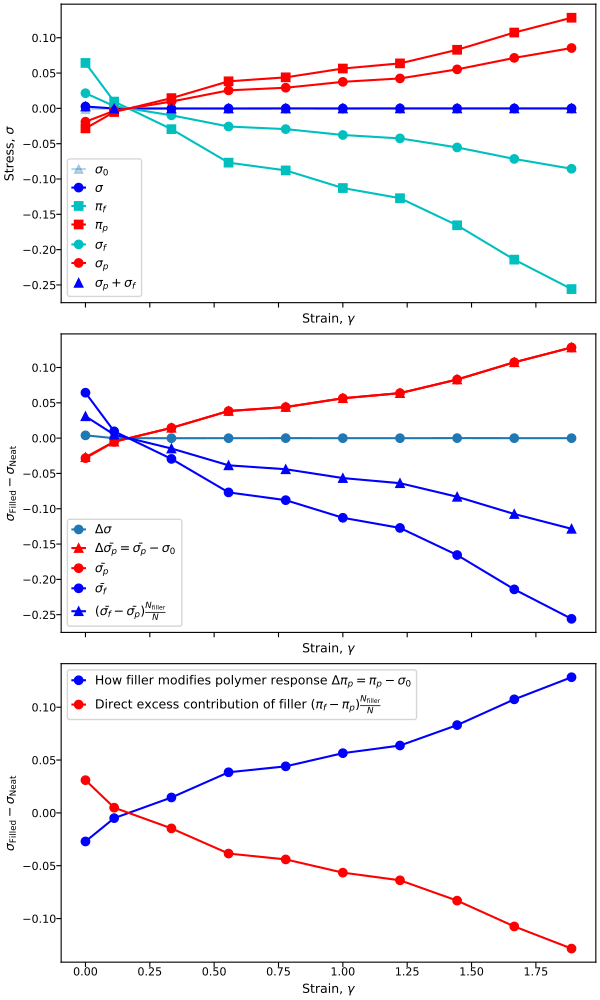

This chart was generated by the following Python code:
#!/usr/bin/env python3
# -*- coding: utf-8 -*-
"""
created on Fri March 3 05:48:00 2023

@author: pierrekawak
"""

import sys
import numpy as np
import matplotlib.pyplot as plt
import matplotlib
#matplotlib.use('tkagg')
import pandas as pd

# figure settings
test = 1
fontsize  = 9
labelsize = 8
figsize   = (2.65, 2.6)
bin       = 1
num_bins  = 200
pt_to_in  = 72
figsize   = (180/pt_to_in, 190/pt_to_in)
neat_marker = "^"
filled_marker = "o"

# constants
Npolymer = 102500
Nfiller  = 51450
Ntotal   = Npolymer+Nfiller

neat_file_name   = "../data_files/neat_deform_dataframe.out"
filled_file_name = "../data_files/filled_deform_dataframe.out"
neat_base_file_name   = "../data_files/neat_npt_dataframe.out"
filled_base_file_name = "../data_files/filled_npt_dataframe.out"

neat_df          = pd.read_csv(neat_file_name)
filled_df        = pd.read_csv(filled_file_name)
neat_base_df     = pd.read_csv(neat_base_file_name)
filled_base_df   = pd.read_csv(filled_base_file_name)
neat_df       ["pnorm"] = neat_df["v_pyy"] + neat_df["v_pzz"]
filled_df     ["pnorm"] = filled_df["v_pyy"] + filled_df["v_pzz"]
neat_base_df  ["pnorm"] = neat_base_df["v_pyy"] + neat_base_df["v_pzz"]
filled_base_df["pnorm"] = filled_base_df["v_pyy"] + filled_base_df["v_pzz"]

neat_base_df     = neat_base_df.mean()
filled_base_df   = filled_base_df.mean()

if bin:
  bins = np.linspace(np.amin(neat_df["Time"]), np.amax(neat_df["Time"])+1, int(len(neat_df["Time"])/num_bins))
  neat_df["Time_Binned"] = pd.cut(neat_df["Time"], bins, right=False)
  neat_df = neat_df.groupby("Time_Binned", as_index=False).mean()

  bins = np.linspace(np.amin(filled_df["Time"]), np.amax(filled_df["Time"])+1, int(len(filled_df["Time"])/num_bins))
  filled_df["Time_Binned"] = pd.cut(filled_df["Time"], bins, right=False)
  filled_df = filled_df.groupby("Time_Binned", as_index=False).mean()

neat_shear    = np.append(0, neat_df["v_shear_shift"])
filled_shear  = np.append(0, filled_df["v_shear_shift"])
neat_stress   = np.append(neat_base_df["pnorm"], neat_df["pnorm"])
filled_stress = np.append(filled_base_df["pnorm"], filled_df["pnorm"])

filled_polymer_pi = np.append(filled_base_df["c_pxx_polymer[2]"]/Npolymer + filled_base_df["c_pxx_polymer[3]"]/Npolymer, filled_df["c_pxx_polymer[2]"]/Npolymer + filled_df["c_pxx_polymer[3]"]/Npolymer)
filled_filler_pi  = np.append(filled_base_df["c_pxx_filler[2]"]/Nfiller   + filled_base_df["c_pxx_filler[3]"]/Nfiller  , filled_df["c_pxx_filler[2]"]/Nfiller   + filled_df["c_pxx_filler[3]"]/Nfiller  )

filled_polymer_stress = np.append(filled_base_df["c_pxx_polymer[2]"]/Ntotal + filled_base_df["c_pxx_polymer[3]"]/Ntotal, filled_df["c_pxx_polymer[2]"]/Ntotal + filled_df["c_pxx_polymer[3]"]/Ntotal)
filled_filler_stress  = np.append(filled_base_df["c_pxx_filler[2]"]/Ntotal   + filled_base_df["c_pxx_filler[3]"]/Ntotal  , filled_df["c_pxx_filler[2]"]/Ntotal   + filled_df["c_pxx_filler[3]"]/Ntotal  )

fig, axs = plt.subplots(3, 1, sharex=True, figsize=(6, 10), constrained_layout=test)

ax = axs[0]
ax.plot(neat_shear  , neat_stress  , marker=neat_marker, alpha=0.3, label=r"$\sigma_{0}$")
ax.plot(filled_shear, filled_stress        , marker=filled_marker, color='b', label=r"$\sigma$")
ax.plot(filled_shear, filled_filler_pi , marker='s', color='c', label=r"$\pi_{f}$")
ax.plot(filled_shear, filled_polymer_pi, marker='s', color='r', label=r"$\pi_{p}$")
ax.plot(filled_shear, filled_filler_stress , marker=filled_marker, color='c', label=r"$\sigma_{f}$")
ax.plot(filled_shear, filled_polymer_stress, marker=filled_marker, color='r', label=r"$\sigma_{p}$")
ax.plot(filled_shear, (filled_filler_stress+filled_polymer_stress), ls='', marker='^', color='b', label=r"$\sigma_{p}+\sigma_{f}$")
ax.set_ylabel(r"Stress, $\sigma$", fontsize=fontsize)

ax = axs[1]
ax.plot(filled_shear, filled_stress-neat_stress, marker=filled_marker, label=r"$\Delta \sigma$")
#ax.plot(filled_shear, filled_filler_stress , marker=filled_marker, label=r"$\sigma_{f}$")
#ax.plot(filled_shear, filled_polymer_stress-neat_stress, marker=filled_marker, label=r"$\Delta \sigma_{p} = \sigma_{p} - \sigma_{0}$")
ax.plot(filled_shear, filled_polymer_pi-neat_stress, marker='^', color='r', label=r"$\Delta \bar{\sigma_{p}} = \bar{\sigma_{p}} - \sigma_{0}$")
ax.plot(filled_shear, filled_polymer_pi, marker=filled_marker, color='r', label=r"$\bar{\sigma_{p}}$")
ax.plot(filled_shear, filled_filler_pi, marker=filled_marker, color='b', label=r"$\bar{\sigma_{f}}$")
ax.plot(filled_shear, (filled_filler_pi - filled_polymer_pi) * Nfiller/Ntotal, marker='^', color='b', label=r"$(\bar{\sigma_{f}} - \bar{\sigma_{p}})\frac{N_{\mathrm{filler}}}{N}$")
ax.set_ylabel(r"$\sigma_{\mathrm{Filled}} - \sigma_{\mathrm{Neat}}$", fontsize=fontsize)

ax = axs[2]
ax.plot(filled_shear, filled_polymer_pi-neat_stress, marker=filled_marker, color='b', label=r"How filler modifies polymer response $\Delta \pi_{p} = \pi_{p} - \sigma_{0}$")
ax.plot(filled_shear, (filled_filler_pi - filled_polymer_pi) * Nfiller/Ntotal, marker=filled_marker, color='r', label=r"Direct excess contribution of filler $(\pi_{f} - \pi_{p})\frac{N_{\mathrm{filler}}}{N}$")
ax.set_ylabel(r"$\sigma_{\mathrm{Filled}} - \sigma_{\mathrm{Neat}}$", fontsize=fontsize)

for ax in axs.flat:
  ax.tick_params(axis='both', labelsize=labelsize, pad=0)
  ax.set_xlabel(r"Strain, $\gamma$", fontsize=fontsize)
  ax.legend(loc='best', fontsize=fontsize, handlelength=1.0)

if test == 0:
  plt.subplots_adjust(left=0.1, bottom=0.1, right=0.999, top=0.999)
import os
basename = os.path.splitext(__file__)[0]
plt.savefig(basename+".pdf")
